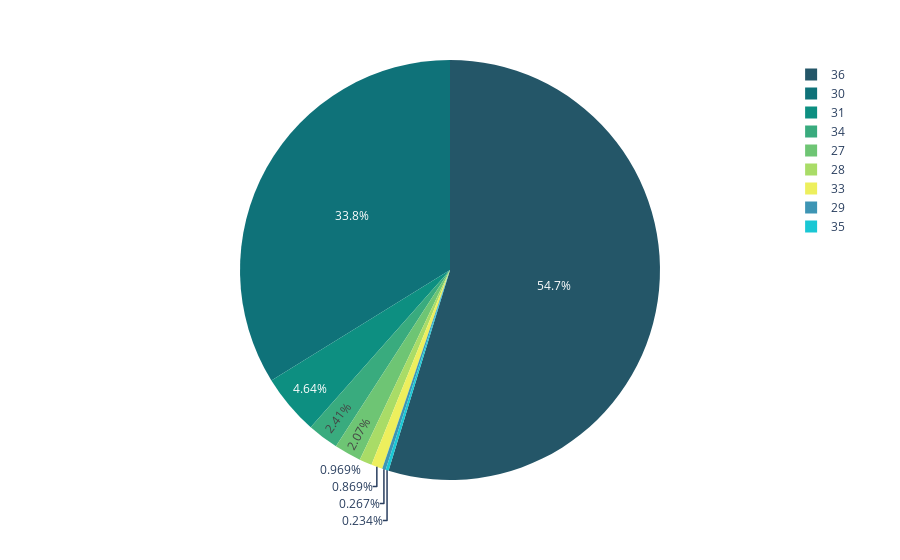

The notebook cell this image was saved under:
### Code cell
# Кол-во каналов
df = pd.DataFrame({'channels': nchans})
fig = px.pie(df, names='channels', color_discrete_sequence=px.colors.sequential.Aggrnyl)
fig.show()

### Figure 1 — Plotly figure (JSON) as saved in the notebook; plotly's stock layout.template omitted (floating-point values rounded to 4 significant figures; data arrays with more than 128 entries replaced by an {"elided": "..."} marker saying what was removed)
{"data": [{"domain": {"x": [0, 1], "y": [0, 1]}, "hovertemplate": "channels=%{label}<extra></extra>", "labels": {"elided": "2993 int values"}, "legendgroup": "", "name": "", "showlegend": true, "type": "pie"}], "layout": {"legend": {"tracegroupgap": 0}, "margin": {"t": 60}, "piecolorway": ["rgb(36, 86, 104)", "rgb(15, 114, 121)", "rgb(13, 143, 129)", "rgb(57, 171, 126)", "rgb(110, 197, 116)", "rgb(169, 220, 103)", "rgb(237, 239, 93)"]}}
